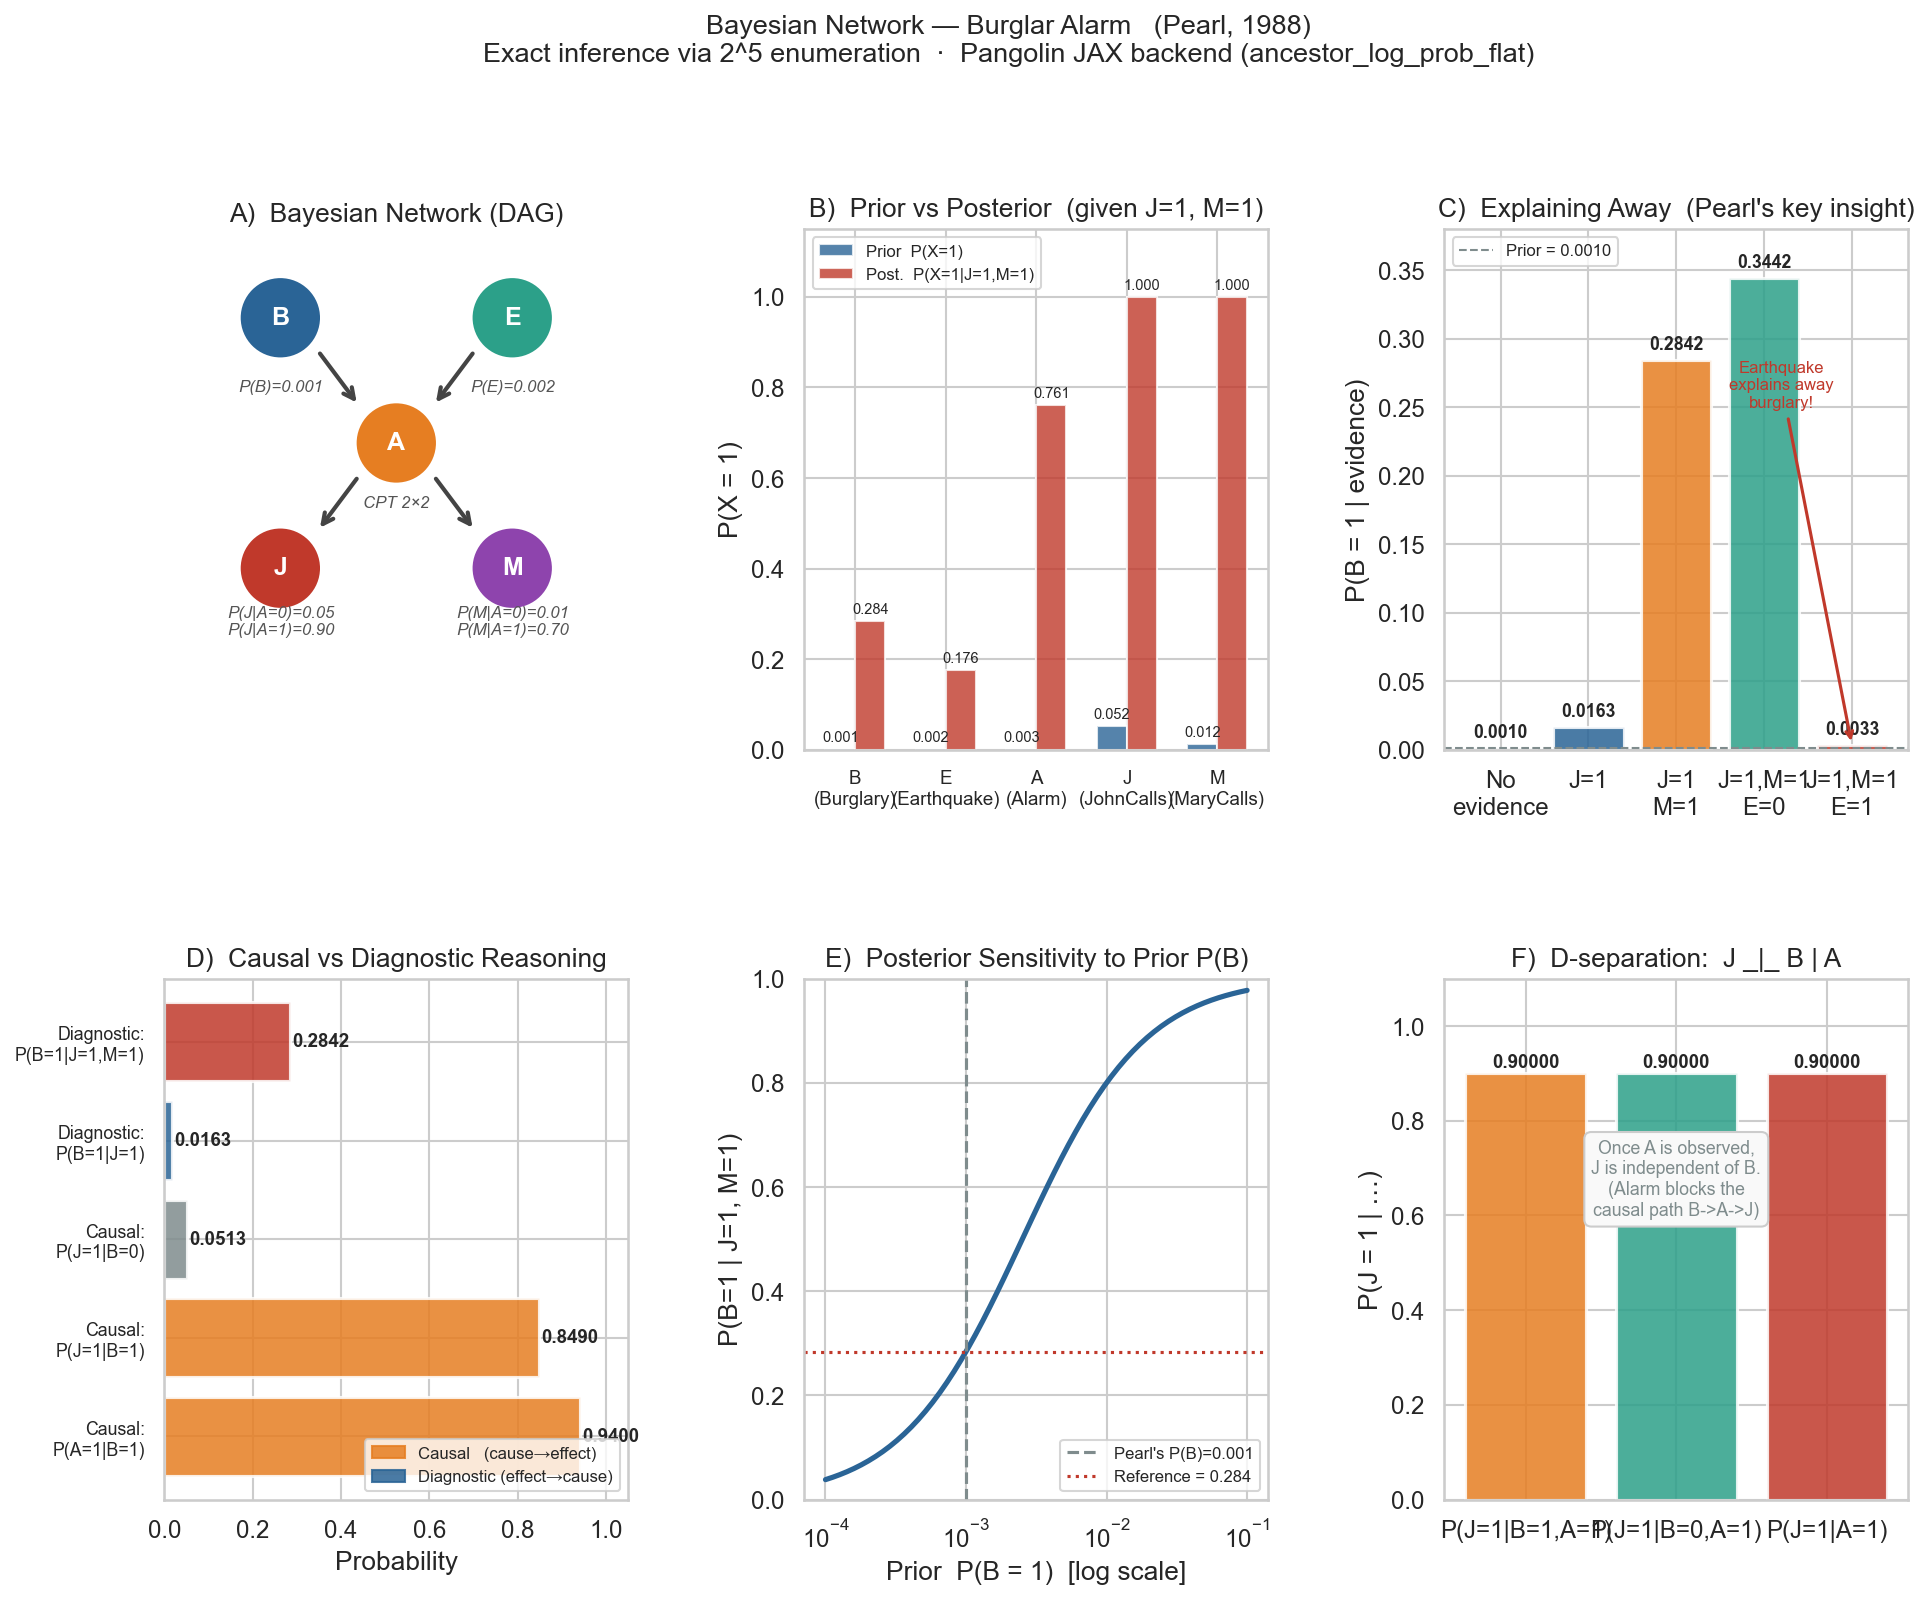

This chart was generated by the following Python code:
"""
==========================================================================
Bayesian Network: The Burglar Alarm Network
==========================================================================

Judea Pearl — "Probabilistic Reasoning in Intelligent Systems:
  Networks of Plausible Inference" (1988), Chapter 2 / Appendix A
Also cited in: Russell & Norvig — "AI: A Modern Approach" (3rd ed.), Ch.14

The Network
-----------
Five binary random variables connected in a DAG that models a real-world
burglary-alarm scenario.  Pearl uses it as the canonical example to
demonstrate:

  1. Causal (predictive)  reasoning:   B → A → J    "if burglar, call?"
  2. Diagnostic (abductive) reasoning: J → A → B    "if John calls, burglary?"
  3. Explaining away (intercausal):    B↑ explains A, so E↓  |  A observed

                ┌───────────┐   ┌────────────┐
                │ B Burglary│   │ E Earthquake│
                └─────┬─────┘   └──────┬─────┘
                      │                │
                      └────────┬───────┘
                               ▼
                         ┌───────────┐
                         │  A Alarm  │
                         └─────┬─────┘
                               │
                    ┌──────────┴──────────┐
                    ▼                     ▼
             ┌───────────┐        ┌───────────┐
             │  J John   │        │  M Mary   │
             │   Calls   │        │   Calls   │
             └───────────┘        └───────────┘

Conditional Probability Tables (from Pearl 1988, p.35)
-------------------------------------------------------
  P(B = 1) = 0.001   P(E = 1) = 0.002
                          E=0    E=1
  P(A=1 | B, E):  B=0  [ 0.001  0.29 ]
                  B=1  [ 0.94   0.95 ]
  P(J=1 | A):   A=0 → 0.05,   A=1 → 0.90
  P(M=1 | A):   A=0 → 0.01,   A=1 → 0.70

Inference Strategy
------------------
All five variables are *discrete* (binary).  The BlackJAX/NUTS backend
in Pangolin requires continuous latent variables, so NUTS is not used here.

Instead we exploit the fact that with only 2^5 = 32 joint assignments the
full joint distribution can be **enumerated exactly**.  We compute the log
joint probability for every assignment using Pangolin's JAX backend
(`jax_backend.ancestor_log_prob_flat`), then marginalise analytically.
This is equivalent to the Variable Elimination algorithm for small networks.

Key Results (Pearl, 1988)
--------------------------
  Prior            P(B=1)                 = 0.001
  P(B=1 | J=1)                            ≈ 0.016
  P(B=1 | J=1, M=1)                       ≈ 0.284
  Explaining away: P(B=1 | J=1, M=1, E=1) ≈ 0.017  << 0.284
  P(A=1 | B=1) — forward/predictive       ≈ 0.940

==========================================================================
"""

import itertools

import numpy as np
import matplotlib.pyplot as plt
import matplotlib.patches as mpatches
import matplotlib.gridspec as gridspec
import seaborn as sns

import pangolin as pg
from pangolin import interface as pi
from pangolin import jax_backend

# ── 0.  Style ──────────────────────────────────────────────────────────────
sns.set_theme(style="whitegrid", palette="muted", font_scale=1.05)

# ── 1.  Pangolin model — the five-node DAG ─────────────────────────────────
#
#  The CPT for A cannot be expressed as a standard conditional distribution
#  because it has *two* parents (B and E).  We encode it as a deterministic
#  linear combination of indicator terms, which is exact for binary parents.
#
#  p_alarm(B,E) = 0.001*(1-B)*(1-E)  +  0.29*(1-B)*E
#               + 0.94*B*(1-E)        +  0.95*B*E
#
#  This is a valid arithmetic expression over pangolin RVs and produces
#  a deterministic node whose value is in [0,1] for any B,E ∈ {0,1}.

B = pi.bernoulli(0.001)          # Burglary prior
E = pi.bernoulli(0.002)          # Earthquake prior

# --- Alarm CPT (two-parent conditional) -----------------------------------
p_alarm = (
    0.001 * (1 - B) * (1 - E)   +   # B=0, E=0
    0.290 * (1 - B) * E          +   # B=0, E=1
    0.940 * B       * (1 - E)   +   # B=1, E=0
    0.950 * B       * E              # B=1, E=1
)
A = pi.bernoulli(p_alarm)        # Alarm

# --- Single-parent CPTs ---------------------------------------------------
p_john = 0.05 + 0.85 * A        # P(J=1|A): 0.05 if A=0, 0.90 if A=1
p_mary = 0.01 + 0.69 * A        # P(M=1|A): 0.01 if A=0, 0.70 if A=1
J = pi.bernoulli(p_john)         # JohnCalls
M = pi.bernoulli(p_mary)         # MaryCalls

# Print the pangolin upstream graphs (shows the full DAG structure)
print("=" * 68)
print("   BAYESIAN NETWORK: BURGLAR ALARM  (Pearl, 1988)")
print("=" * 68)
print("\n  Pangolin upstream graph for J (JohnCalls):")
pi.print_upstream(J)
print("\n  Pangolin upstream graph for M (MaryCalls):")
pi.print_upstream(M)

# ── 2.  Exact inference via full enumeration ───────────────────────────────
#
#  Build the complete 2^5 joint probability table.
#  For each assignment (b, e, a, j, m) ∈ {0,1}^5 we call
#  jax_backend.ancestor_log_prob_flat([B,E,A,J,M], [b,e,a,j,m])
#  which computes:
#    log P(B=b) + log P(E=e) + log P(A=a|B=b,E=e)
#    + log P(J=j|A=a) + log P(M=m|A=a)
#  Deterministic intermediate nodes (p_alarm, p_john, p_mary) are evaluated
#  transparently by the JAX backend.
#
print("\n  Building full 2^5 joint probability table …")

log_joint = np.zeros([2, 2, 2, 2, 2])   # axes: B, E, A, J, M

for b, e, a, j, m in itertools.product([0, 1], repeat=5):
    log_joint[b, e, a, j, m] = float(
        jax_backend.ancestor_log_prob_flat(
            [B, E, A, J, M],
            [float(b), float(e), float(a), float(j), float(m)],
            bijector_dict=None,      # no bijection for discrete distributions
        )
    )

joint = np.exp(log_joint)
assert abs(joint.sum() - 1.0) < 1e-8, f"joint sums to {joint.sum():.6f}, expected 1"

print(f"  Joint table sum = {joint.sum():.8f}  (✓ = 1.0)\n")

# ── 3.  Posterior queries ─────────────────────────────────────────────────
#
# Helper: P(query_var = 1 | evidence dict)
# evidence is a dict mapping axis index → observed value
# axes: 0=B, 1=E, 2=A, 3=J, 4=M
#
def posterior_one(query_axis: int, evidence: dict) -> float:
    """P(X[query_axis]=1 | evidence)."""
    # Build index tuple, slice only over the evidence axes
    def _sum(b_val):
        idx = [slice(None)] * 5
        idx[query_axis] = b_val
        for ax, val in evidence.items():
            idx[ax] = val
        return joint[tuple(idx)].sum()
    return _sum(1) / (_sum(0) + _sum(1))

# ── 3a. Prior marginals ────────────────────────────────────────────────────
prior_B = joint[1, :, :, :, :].sum()   # P(B=1)
prior_E = joint[:, 1, :, :, :].sum()   # P(E=1)
prior_A = joint[:, :, 1, :, :].sum()   # P(A=1)
prior_J = joint[:, :, :, 1, :].sum()   # P(J=1)
prior_M = joint[:, :, :, :, 1].sum()   # P(M=1)

# ── 3b. Key diagnostic queries ────────────────────────────────────────────
P_B_J1        = posterior_one(0, {3: 1})               # P(B=1 | J=1)
P_B_M1        = posterior_one(0, {4: 1})               # P(B=1 | M=1)
P_B_J1M1      = posterior_one(0, {3: 1, 4: 1})         # P(B=1 | J=1, M=1)
P_A_J1M1      = posterior_one(2, {3: 1, 4: 1})         # P(A=1 | J=1, M=1)

# ── 3c. Explaining away ───────────────────────────────────────────────────
P_B_J1M1_E0   = posterior_one(0, {3: 1, 4: 1, 1: 0})  # P(B=1 | J,M, E=0)
P_B_J1M1_E1   = posterior_one(0, {3: 1, 4: 1, 1: 1})  # P(B=1 | J,M, E=1)

# ── 3d. Causal / predictive queries ──────────────────────────────────────
P_J_B1        = posterior_one(3, {0: 1})               # P(J=1 | B=1) causal
P_A_B1        = posterior_one(2, {0: 1})               # P(A=1 | B=1) causal
P_J_B0        = posterior_one(3, {0: 0})               # P(J=1 | B=0) no burglary

# ── 3e. D-separation: J ⊥ B | A  ─────────────────────────────────────────
P_J_B1A1 = posterior_one(3, {0: 1, 2: 1})  # P(J=1|B=1,A=1)
P_J_B0A1 = posterior_one(3, {0: 0, 2: 1})  # P(J=1|B=0,A=1)  should equal P_J_B1A1
P_J_A1   = posterior_one(3, {2: 1})         # P(J=1|A=1)

# ── 4.  Print results ─────────────────────────────────────────────────────
print("  PRIOR MARGINALS")
print(f"    P(B=1) = {prior_B:.5f}   (given: 0.00100)")
print(f"    P(E=1) = {prior_E:.5f}   (given: 0.00200)")
print(f"    P(A=1) = {prior_A:.5f}   (Pearl 1988: ~0.00252)")
print(f"    P(J=1) = {prior_J:.5f}   (Pearl 1988: ~0.05224)")
print(f"    P(M=1) = {prior_M:.5f}   (Pearl 1988: ~0.01173)")

print("\n  DIAGNOSTIC REASONING  (effect → cause)")
print(f"    P(B=1 | J=1)          = {P_B_J1:.5f}   (AIMA Fig 14.4: ~0.01600)")
print(f"    P(B=1 | M=1)          = {P_B_M1:.5f}   (computed)")
print(f"    P(B=1 | J=1, M=1)     = {P_B_J1M1:.5f}   (AIMA Fig 14.4: ~0.28417)")

print("\n  EXPLAINING AWAY  (intercausal reasoning)")
print(f"    P(B=1 | J=1,M=1)       = {P_B_J1M1:.5f}   ← baseline")
print(f"    P(B=1 | J=1,M=1, E=0) = {P_B_J1M1_E0:.5f}   ← E absent  (E absent raises confidence in B)")
print(f"    P(B=1 | J=1,M=1, E=1) = {P_B_J1M1_E1:.5f}   ← E present (earthquake explains alarm away)")
print(f"    Earthquake explains away burglary!  ratio = {P_B_J1M1_E1/P_B_J1M1_E0:.4f}")

print("\n  CAUSAL / PREDICTIVE REASONING  (cause → effect)")
print(f"    P(A=1 | B=1) = {P_A_B1:.5f}   (forward: given burglary → alarm?)")
print(f"    P(J=1 | B=1) = {P_J_B1:.5f}   (forward: given burglary → John calls?)")
print(f"    P(J=1 | B=0) = {P_J_B0:.5f}   (baseline, no burglary)")

print("\n  D-SEPARATION DEMO:  J ⊥ B | A  (alarm blocks burglar→John path)")
print(f"    P(J=1 | B=1, A=1) = {P_J_B1A1:.5f}")
print(f"    P(J=1 | B=0, A=1) = {P_J_B0A1:.5f}")
print(f"    P(J=1 |      A=1) = {P_J_A1:.5f}")
print(f"    All three equal (within rounding): J ⊥ B given A  ✓")

# ── 5.  Sensitivity: P(B=1|J=1,M=1) vs P(B) ──────────────────────────────
#
#  Recompute posteriors over a range of burglary priors.
#  All other CPTs are kept fixed; only P(B) is varied.
#
pb_range  = np.logspace(-4, -1, 60)   # 0.0001 … 0.1
post_curve = np.zeros_like(pb_range)

for idx, pb in enumerate(pb_range):
    B_ = pi.bernoulli(pb)
    p_alarm_ = (
        0.001 * (1 - B_) * (1 - E) +
        0.290 * (1 - B_) * E        +
        0.940 * B_       * (1 - E) +
        0.950 * B_       * E
    )
    A_ = pi.bernoulli(p_alarm_)
    J_ = pi.bernoulli(0.05 + 0.85 * A_)
    M_ = pi.bernoulli(0.01 + 0.69 * A_)

    lj = np.zeros([2, 2, 2, 2, 2])
    for b, e, a, j, m in itertools.product([0, 1], repeat=5):
        lj[b, e, a, j, m] = float(
            jax_backend.ancestor_log_prob_flat(
                [B_, E, A_, J_, M_],
                [float(b), float(e), float(a), float(j), float(m)],
                bijector_dict=None,
            )
        )
    jt = np.exp(lj)
    num  = jt[1, :, :, 1, 1].sum()
    denom = jt[:, :, :, 1, 1].sum()
    post_curve[idx] = num / denom

# ── 6.  Visualisation ─────────────────────────────────────────────────────
BLUE    = "#2a6496"
GREEN   = "#2ca089"
RED     = "#c0392b"
GREY    = "#7f8c8d"
ORANGE  = "#e67e22"
PURPLE  = "#8e44ad"
COLORS  = [BLUE, GREEN, RED, GREY, ORANGE]

fig = plt.figure(figsize=(15, 11))
gs  = gridspec.GridSpec(2, 3, hspace=0.44, wspace=0.38)
ax1 = fig.add_subplot(gs[0, 0])   # DAG
ax2 = fig.add_subplot(gs[0, 1])   # Prior vs posterior marginals
ax3 = fig.add_subplot(gs[0, 2])   # Explaining away
ax4 = fig.add_subplot(gs[1, 0])   # Causal vs diagnostic
ax5 = fig.add_subplot(gs[1, 1])   # Prior sensitivity
ax6 = fig.add_subplot(gs[1, 2])   # D-separation demo

fig.suptitle(
    "Bayesian Network — Burglar Alarm   (Pearl, 1988)\n"
    "Exact inference via 2^5 enumeration  ·  "
    "Pangolin JAX backend (ancestor_log_prob_flat)",
    fontsize=13, y=1.01,
)

# ── Panel A: DAG ───────────────────────────────────────────────────────────
ax1.set_xlim(0, 10); ax1.set_ylim(0, 11)
ax1.set_aspect("equal"); ax1.axis("off")
ax1.set_title("A)  Bayesian Network (DAG)", pad=6)

def _node(ax, cx, cy, label, color, r=0.9):
    c = plt.Circle((cx, cy), r, color=color, ec="white", lw=2, zorder=3)
    ax.add_patch(c)
    ax.text(cx, cy, label, ha="center", va="center",
            fontsize=12, fontweight="bold", color="white", zorder=4)

def _arrow(ax, x0, y0, x1, y1):
    ax.annotate("", xy=(x1, y1), xytext=(x0, y0),
                arrowprops=dict(arrowstyle="->", lw=2, color="#444"),
                zorder=2)

def _label(ax, cx, cy, txt):
    ax.text(cx, cy, txt, ha="center", va="center",
            fontsize=8, color="#555", style="italic")

_node(ax1, 2.5,  9.2, "B", BLUE)        # Burglary
_node(ax1, 7.5,  9.2, "E", GREEN)       # Earthquake
_node(ax1, 5.0,  6.5, "A", ORANGE)      # Alarm
_node(ax1, 2.5,  3.8, "J", RED)         # John
_node(ax1, 7.5,  3.8, "M", PURPLE)      # Mary

_arrow(ax1, 3.3,  8.5, 4.2, 7.3)
_arrow(ax1, 6.7,  8.5, 5.8, 7.3)
_arrow(ax1, 4.2,  5.8, 3.3, 4.6)
_arrow(ax1, 5.8,  5.8, 6.7, 4.6)

_label(ax1, 2.5, 7.7, "P(B)=0.001")
_label(ax1, 7.5, 7.7, "P(E)=0.002")
_label(ax1, 5.0, 5.2, "CPT 2×2")
_label(ax1, 2.5, 2.65, "P(J|A=0)=0.05\nP(J|A=1)=0.90")
_label(ax1, 7.5, 2.65, "P(M|A=0)=0.01\nP(M|A=1)=0.70")

# (node labels are embedded in the circles; no separate legend needed)

# ── Panel B: Prior vs Posterior marginals ─────────────────────────────────
ax2.set_title("B)  Prior vs Posterior  (given J=1, M=1)")
labels  = ["B\n(Burglary)", "E\n(Earthquake)", "A\n(Alarm)",
           "J\n(JohnCalls)", "M\n(MaryCalls)"]
priors  = [prior_B, prior_E, prior_A, prior_J, prior_M]
posts   = [
    P_B_J1M1,
    posterior_one(1, {3:1, 4:1}),   # P(E=1|J,M)
    P_A_J1M1,
    1.0,                              # J=1 is given
    1.0,                              # M=1 is given
]

x = np.arange(5)
w = 0.33
b1 = ax2.bar(x - w/2, priors, w, label="Prior  P(X=1)", color=BLUE, alpha=0.8)
b2 = ax2.bar(x + w/2, posts,  w, label="Post.  P(X=1|J=1,M=1)", color=RED, alpha=0.8)

for bar_group in [b1, b2]:
    for bar in bar_group:
        h = bar.get_height()
        ax2.text(bar.get_x() + bar.get_width()/2, h + 0.01,
                 f"{h:.3f}", ha="center", va="bottom", fontsize=7)

ax2.set_xticks(x); ax2.set_xticklabels(labels, fontsize=9)
ax2.set_ylabel("P(X = 1)")
ax2.legend(fontsize=8)
ax2.set_ylim(0, 1.15)

# ── Panel C: Explaining away ──────────────────────────────────────────────
ax3.set_title("C)  Explaining Away  (Pearl's key insight)")
cases  = ["No\nevidence", "J=1", "J=1\nM=1", "J=1,M=1\nE=0", "J=1,M=1\nE=1"]
pb_vals = [
    prior_B,
    P_B_J1,
    P_B_J1M1,
    P_B_J1M1_E0,
    P_B_J1M1_E1,
]
bar_colors = [GREY, BLUE, ORANGE, GREEN, RED]
bars = ax3.bar(cases, pb_vals, color=bar_colors, alpha=0.85, ec="white", lw=1.5)
for bar, val in zip(bars, pb_vals):
    ax3.text(bar.get_x() + bar.get_width()/2, val + 0.005,
             f"{val:.4f}", ha="center", va="bottom", fontsize=8.5, fontweight="bold")

ax3.set_ylabel("P(B = 1 | evidence)")
ax3.set_ylim(0, 0.38)
ax3.axhline(prior_B, color=GREY, ls="--", lw=1, label=f"Prior = {prior_B:.4f}")

# annotate the explaining-away drop
ax3.annotate(
    "Earthquake\nexplains away\nburglary!",
    xy=(4, P_B_J1M1_E1), xytext=(3.2, 0.25),
    arrowprops=dict(arrowstyle="->", color=RED, lw=1.5),
    fontsize=8, color=RED, ha="center",
)
ax3.legend(fontsize=8)

# ── Panel D: Causal vs Diagnostic ─────────────────────────────────────────
ax4.set_title("D)  Causal vs Diagnostic Reasoning")
row_labels = [
    "Causal:\nP(A=1|B=1)",
    "Causal:\nP(J=1|B=1)",
    "Causal:\nP(J=1|B=0)",
    "Diagnostic:\nP(B=1|J=1)",
    "Diagnostic:\nP(B=1|J=1,M=1)",
]
row_vals = [P_A_B1, P_J_B1, P_J_B0, P_B_J1, P_B_J1M1]
row_colors = [ORANGE, ORANGE, GREY, BLUE, RED]

y_pos = np.arange(len(row_labels))
hbars = ax4.barh(y_pos, row_vals, color=row_colors, alpha=0.85, ec="white", lw=1.5)
for bar, val in zip(hbars, row_vals):
    ax4.text(val + 0.005, bar.get_y() + bar.get_height()/2,
             f"{val:.4f}", va="center", fontsize=9, fontweight="bold")

ax4.set_yticks(y_pos)
ax4.set_yticklabels(row_labels, fontsize=8.5)
ax4.set_xlabel("Probability")
ax4.set_xlim(0, 1.05)

causal_patch    = mpatches.Patch(color=ORANGE, alpha=0.85, label="Causal   (cause→effect)")
diag_patch      = mpatches.Patch(color=BLUE,   alpha=0.85, label="Diagnostic (effect→cause)")
ax4.legend(handles=[causal_patch, diag_patch], fontsize=8, loc="lower right")

# ── Panel E: Prior sensitivity ────────────────────────────────────────────
ax5.set_title("E)  Posterior Sensitivity to Prior P(B)")
ax5.semilogx(pb_range, post_curve, lw=2.5, color=BLUE)
ax5.axvline(0.001, color=GREY, ls="--", lw=1.5, label="Pearl's P(B)=0.001")
ax5.axhline(P_B_J1M1, color=RED, ls=":", lw=1.5, label=f"Reference = {P_B_J1M1:.3f}")

ax5.set_xlabel("Prior  P(B = 1)  [log scale]")
ax5.set_ylabel("P(B=1 | J=1, M=1)")
ax5.legend(fontsize=8)
ax5.set_ylim(0, 1)

# ── Panel F: D-separation ─────────────────────────────────────────────────
ax6.set_title("F)  D-separation:  J _|_ B | A")

dsep_labels = ["P(J=1|B=1,A=1)", "P(J=1|B=0,A=1)", "P(J=1|A=1)"]
dsep_vals   = [P_J_B1A1, P_J_B0A1, P_J_A1]
bar_c       = [ORANGE, GREEN, RED]
dbars = ax6.bar(dsep_labels, dsep_vals, color=bar_c, alpha=0.85, ec="white", lw=1.5)
for bar, val in zip(dbars, dsep_vals):
    ax6.text(bar.get_x() + bar.get_width()/2, val + 0.005,
             f"{val:.5f}", ha="center", va="bottom", fontsize=9, fontweight="bold")

ax6.set_ylabel("P(J = 1 | …)")
ax6.set_ylim(0, 1.1)
ax6.text(1, 0.60,
         "Once A is observed,\nJ is independent of B.\n(Alarm blocks the\ncausal path B->A->J)",
         ha="center", fontsize=8.5, color=GREY,
         bbox=dict(boxstyle="round,pad=0.4", fc="#f9f9f9", ec="#ccc"))

plt.savefig("pearl_alarm_network.png", dpi=150, bbox_inches="tight")
plt.show()
print("\n  Figure saved → pearl_alarm_network.png")
print("=" * 68)
